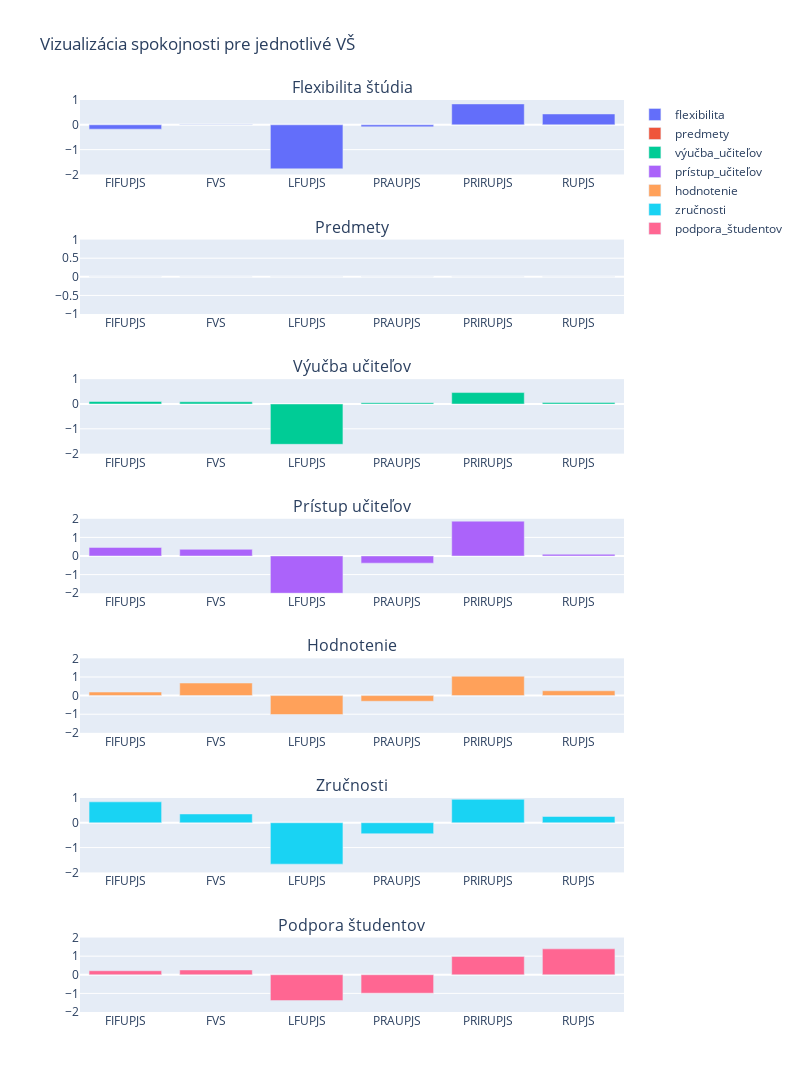

Write notebook code for a chart like this one.
### Markdown cell above
### UPJŠ

### Code cell
upjs = plot_university("UPJS")
upjs.show()

### Figure 1 — Plotly figure (JSON) as saved in the notebook; plotly's stock layout.template omitted (floating-point values rounded to 4 significant figures)
{"data": [{"name": "flexibilita", "type": "bar", "x": ["FIFUPJS", "FVS", "LFUPJS", "PRAUPJS", "PRIRUPJS", "RUPJS"], "xaxis": "x", "y": [-0.1755, 0.01441, -1.775, -0.07983, 0.8418, 0.4371], "yaxis": "y"}, {"name": "predmety", "type": "bar", "x": ["FIFUPJS", "FVS", "LFUPJS", "PRAUPJS", "PRIRUPJS", "RUPJS"], "xaxis": "x2", "y": [0, 0, 0, 0, 0, 0], "yaxis": "y2"}, {"name": "výučba_učiteľov", "type": "bar", "x": ["FIFUPJS", "FVS", "LFUPJS", "PRAUPJS", "PRIRUPJS", "RUPJS"], "xaxis": "x3", "y": [0.1012, 0.08964, -1.625, 0.05238, 0.461, 0.06183], "yaxis": "y3"}, {"name": "prístup_učiteľov", "type": "bar", "x": ["FIFUPJS", "FVS", "LFUPJS", "PRAUPJS", "PRIRUPJS", "RUPJS"], "xaxis": "x4", "y": [0.4625, 0.359, -1.997, -0.3837, 1.873, 0.09355], "yaxis": "y4"}, {"name": "hodnotenie", "type": "bar", "x": ["FIFUPJS", "FVS", "LFUPJS", "PRAUPJS", "PRIRUPJS", "RUPJS"], "xaxis": "x5", "y": [0.1897, 0.6743, -1.018, -0.3046, 1.039, 0.2591], "yaxis": "y5"}, {"name": "zručnosti", "type": "bar", "x": ["FIFUPJS", "FVS", "LFUPJS", "PRAUPJS", "PRIRUPJS", "RUPJS"], "xaxis": "x6", "y": [0.8434, 0.3546, -1.666, -0.4416, 0.9443, 0.253], "yaxis": "y6"}, {"name": "podpora_študentov", "type": "bar", "x": ["FIFUPJS", "FVS", "LFUPJS", "PRAUPJS", "PRIRUPJS", "RUPJS"], "xaxis": "x7", "y": [0.2155, 0.2571, -1.388, -0.9882, 0.9801, 1.392], "yaxis": "y7"}], "layout": {"annotations": [{"font": {"size": 16}, "showarrow": false, "text": "Flexibilita štúdia", "x": 0.5, "xanchor": "center", "xref": "paper", "y": 1.0, "yanchor": "bottom", "yref": "paper"}, {"font": {"size": 16}, "showarrow": false, "text": "Predmety", "x": 0.5, "xanchor": "center", "xref": "paper", "y": 0.8469, "yanchor": "bottom", "yref": "paper"}, {"font": {"size": 16}, "showarrow": false, "text": "Výučba učiteľov", "x": 0.5, "xanchor": "center", "xref": "paper", "y": 0.6939, "yanchor": "bottom", "yref": "paper"}, {"font": {"size": 16}, "showarrow": false, "text": "Prístup učiteľov", "x": 0.5, "xanchor": "center", "xref": "paper", "y": 0.5408, "yanchor": "bottom", "yref": "paper"}, {"font": {"size": 16}, "showarrow": false, "text": "Hodnotenie", "x": 0.5, "xanchor": "center", "xref": "paper", "y": 0.3878, "yanchor": "bottom", "yref": "paper"}, {"font": {"size": 16}, "showarrow": false, "text": "Zručnosti", "x": 0.5, "xanchor": "center", "xref": "paper", "y": 0.2347, "yanchor": "bottom", "yref": "paper"}, {"font": {"size": 16}, "showarrow": false, "text": "Podpora študentov", "x": 0.5, "xanchor": "center", "xref": "paper", "y": 0.08163, "yanchor": "bottom", "yref": "paper"}], "height": 1600, "title": {"text": "Vizualizácia spokojnosti pre jednotlivé VŠ"}, "width": 800, "xaxis": {"anchor": "y", "autorange": true, "domain": [0, 1], "range": [-0.5, 5.5], "type": "category"}, "xaxis2": {"anchor": "y2", "autorange": true, "domain": [0, 1], "range": [-0.5, 5.5], "type": "category"}, "xaxis3": {"anchor": "y3", "autorange": true, "domain": [0, 1], "range": [-0.5, 5.5], "type": "category"}, "xaxis4": {"anchor": "y4", "autorange": true, "domain": [0, 1], "range": [-0.5, 5.5], "type": "category"}, "xaxis5": {"anchor": "y5", "autorange": true, "domain": [0, 1], "range": [-0.5, 5.5], "type": "category"}, "xaxis6": {"anchor": "y6", "autorange": true, "domain": [0, 1], "range": [-0.5, 5.5], "type": "category"}, "xaxis7": {"anchor": "y7", "autorange": true, "domain": [0, 1], "range": [-0.5, 5.5], "type": "category"}, "yaxis": {"anchor": "x", "domain": [0.9184, 1.0], "range": [-2, 1], "type": "linear"}, "yaxis2": {"anchor": "x2", "domain": [0.7653, 0.8469], "range": [-1, 1], "type": "linear"}, "yaxis3": {"anchor": "x3", "domain": [0.6122, 0.6939], "range": [-2, 1], "type": "linear"}, "yaxis4": {"anchor": "x4", "domain": [0.4592, 0.5408], "range": [-2, 2], "type": "linear"}, "yaxis5": {"anchor": "x5", "domain": [0.3061, 0.3878], "range": [-2, 2], "type": "linear"}, "yaxis6": {"anchor": "x6", "domain": [0.1531, 0.2347], "range": [-2, 1], "type": "linear"}, "yaxis7": {"anchor": "x7", "domain": [0, 0.08163], "range": [-2, 2], "type": "linear"}}}
